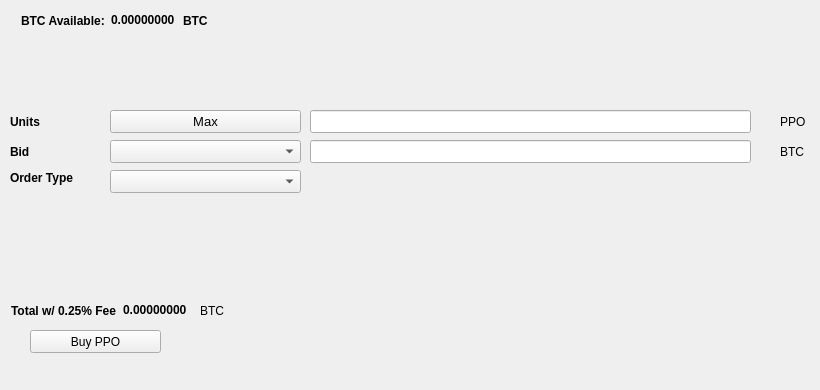
   <widget class="QWidget" name="BuyTab">
    <attribute name="title">
     <string>Buy</string>
    </attribute>
    <widget class="QPushButton" name="BuyPPO">
     <property name="geometry">
      <rect>
       <x>30</x>
       <y>330</y>
       <width>131</width>
       <height>23</height>
      </rect>
     </property>
     <property name="text">
      <string>Buy PPO</string>
     </property>
     <property name="icon">
      <iconset resource="../ppo.qrc">
       <normaloff>:/icons/bitcoin</normaloff>:/icons/bitcoin</iconset>
     </property>
    </widget>
    <widget class="QLabel" name="label_3">
     <property name="geometry">
      <rect>
       <x>10</x>
       <y>110</y>
       <width>46</width>
       <height>23</height>
      </rect>
     </property>
     <property name="font">
      <font>
       <weight>75</weight>
       <bold>true</bold>
      </font>
     </property>
     <property name="text">
      <string>Units</string>
     </property>
    </widget>
    <widget class="QLineEdit" name="UnitsInput">
     <property name="geometry">
      <rect>
       <x>310</x>
       <y>110</y>
       <width>441</width>
       <height>23</height>
      </rect>
     </property>
     <property name="font">
      <font>
       <pointsize>9</pointsize>
       <weight>75</weight>
       <bold>true</bold>
      </font>
     </property>
    </widget>
    <widget class="QLineEdit" name="BuyBidPriceEdit">
     <property name="geometry">
      <rect>
       <x>310</x>
       <y>140</y>
       <width>441</width>
       <height>23</height>
      </rect>
     </property>
     <property name="font">
      <font>
       <pointsize>9</pointsize>
       <weight>75</weight>
       <bold>true</bold>
      </font>
     </property>
    </widget>
    <widget class="QLabel" name="label_4">
     <property name="geometry">
      <rect>
       <x>780</x>
       <y>110</y>
       <width>31</width>
       <height>23</height>
      </rect>
     </property>
     <property name="text">
      <string>PPO</string>
     </property>
    </widget>
    <widget class="QLabel" name="label_5">
     <property name="geometry">
      <rect>
       <x>780</x>
       <y>140</y>
       <width>31</width>
       <height>23</height>
      </rect>
     </property>
     <property name="text">
      <string>BTC</string>
     </property>
    </widget>
    <widget class="QLabel" name="label_6">
     <property name="geometry">
      <rect>
       <x>10</x>
       <y>140</y>
       <width>46</width>
       <height>23</height>
      </rect>
     </property>
     <property name="font">
      <font>
       <weight>75</weight>
       <bold>true</bold>
      </font>
     </property>
     <property name="text">
      <string>Bid</string>
     </property>
    </widget>
    <widget class="QLabel" name="label_7">
     <property name="geometry">
      <rect>
       <x>10</x>
       <y>170</y>
       <width>91</width>
       <height>16</height>
      </rect>
     </property>
     <property name="font">
      <font>
       <weight>75</weight>
       <bold>true</bold>
      </font>
     </property>
     <property name="text">
      <string>Order Type</string>
     </property>
    </widget>
    <widget class="QPushButton" name="Buy_Max_Amount">
     <property name="geometry">
      <rect>
       <x>110</x>
       <y>110</y>
       <width>191</width>
       <height>23</height>
      </rect>
     </property>
     <property name="font">
      <font>
       <pointsize>10</pointsize>
      </font>
     </property>
     <property name="text">
      <string>Max</string>
     </property>
    </widget>
    <widget class="QComboBox" name="BuyBidcomboBox">
     <property name="geometry">
      <rect>
       <x>110</x>
       <y>140</y>
       <width>191</width>
       <height>23</height>
      </rect>
     </property>
     <property name="font">
      <font>
       <pointsize>10</pointsize>
      </font>
     </property>
    </widget>
    <widget class="QComboBox" name="buyOrdertypeCombo">
     <property name="geometry">
      <rect>
       <x>110</x>
       <y>170</y>
       <width>191</width>
       <height>23</height>
      </rect>
     </property>
     <property name="font">
      <font>
       <pointsize>10</pointsize>
      </font>
     </property>
    </widget>
    <widget class="QWidget" name="layoutWidget1">
     <property name="geometry">
      <rect>
       <x>21</x>
       <y>11</y>
       <width>227</width>
       <height>19</height>
      </rect>
     </property>
     <layout class="QHBoxLayout" name="horizontalLayout_3">
      <item>
       <widget class="QLabel" name="label232">
        <property name="font">
         <font>
          <weight>75</weight>
          <bold>true</bold>
         </font>
        </property>
        <property name="text">
         <string>BTC Available:</string>
        </property>
       </widget>
      </item>
      <item>
       <widget class="QLabel" name="BtcAvailableLbl">
        <property name="palette">
         <palette>
          <active>
           <colorrole role="WindowText">
            <brush brushstyle="SolidPattern">
             <color alpha="255">
              <red>0</red>
              <green>0</green>
              <blue>0</blue>
             </color>
            </brush>
           </colorrole>
           <colorrole role="Button">
            <brush brushstyle="SolidPattern">
             <color alpha="255">
              <red>0</red>
              <green>170</green>
              <blue>0</blue>
             </color>
            </brush>
           </colorrole>
           <colorrole role="Light">
            <brush brushstyle="SolidPattern">
             <color alpha="255">
              <red>0</red>
              <green>255</green>
              <blue>0</blue>
             </color>
            </brush>
           </colorrole>
           <colorrole role="Midlight">
            <brush brushstyle="SolidPattern">
             <color alpha="255">
              <red>0</red>
              <green>212</green>
              <blue>0</blue>
             </color>
            </brush>
           </colorrole>
           <colorrole role="Dark">
            <brush brushstyle="SolidPattern">
             <color alpha="255">
              <red>0</red>
              <green>85</green>
              <blue>0</blue>
             </color>
            </brush>
           </colorrole>
           <colorrole role="Mid">
            <brush brushstyle="SolidPattern">
             <color alpha="255">
              <red>0</red>
              <green>113</green>
              <blue>0</blue>
             </color>
            </brush>
           </colorrole>
           <colorrole role="Text">
            <brush brushstyle="SolidPattern">
             <color alpha="255">
              <red>0</red>
              <green>170</green>
              <blue>0</blue>
             </color>
            </brush>
           </colorrole>
           <colorrole role="BrightText">
            <brush brushstyle="SolidPattern">
             <color alpha="255">
              <red>255</red>
              <green>255</green>
              <blue>255</blue>
             </color>
            </brush>
           </colorrole>
           <colorrole role="ButtonText">
            <brush brushstyle="SolidPattern">
             <color alpha="255">
              <red>0</red>
              <green>0</green>
              <blue>0</blue>
             </color>
            </brush>
           </colorrole>
           <colorrole role="Base">
            <brush brushstyle="SolidPattern">
             <color alpha="255">
              <red>255</red>
              <green>255</green>
              <blue>255</blue>
             </color>
            </brush>
           </colorrole>
           <colorrole role="Window">
            <brush brushstyle="SolidPattern">
             <color alpha="255">
              <red>0</red>
              <green>170</green>
              <blue>0</blue>
             </color>
            </brush>
           </colorrole>
           <colorrole role="Shadow">
            <brush brushstyle="SolidPattern">
             <color alpha="255">
              <red>0</red>
              <green>0</green>
              <blue>0</blue>
             </color>
            </brush>
           </colorrole>
           <colorrole role="AlternateBase">
            <brush brushstyle="SolidPattern">
             <color alpha="255">
              <red>127</red>
              <green>212</green>
              <blue>127</blue>
             </color>
            </brush>
           </colorrole>
           <colorrole role="ToolTipBase">
            <brush brushstyle="SolidPattern">
             <color alpha="255">
              <red>255</red>
              <green>255</green>
              <blue>220</blue>
             </color>
            </brush>
           </colorrole>
           <colorrole role="ToolTipText">
            <brush brushstyle="SolidPattern">
             <color alpha="255">
              <red>0</red>
              <green>0</green>
              <blue>0</blue>
             </color>
            </brush>
           </colorrole>
          </active>
          <inactive>
           <colorrole role="WindowText">
            <brush brushstyle="SolidPattern">
             <color alpha="255">
              <red>0</red>
              <green>0</green>
              <blue>0</blue>
             </color>
            </brush>
           </colorrole>
           <colorrole role="Button">
            <brush brushstyle="SolidPattern">
             <color alpha="255">
              <red>0</red>
              <green>170</green>
              <blue>0</blue>
             </color>
            </brush>
           </colorrole>
           <colorrole role="Light">
            <brush brushstyle="SolidPattern">
             <color alpha="255">
              <red>0</red>
              <green>255</green>
              <blue>0</blue>
             </color>
            </brush>
           </colorrole>
           <colorrole role="Midlight">
            <brush brushstyle="SolidPattern">
             <color alpha="255">
              <red>0</red>
              <green>212</green>
              <blue>0</blue>
             </color>
            </brush>
           </colorrole>
           <colorrole role="Dark">
            <brush brushstyle="SolidPattern">
             <color alpha="255">
              <red>0</red>
              <green>85</green>
              <blue>0</blue>
             </color>
            </brush>
           </colorrole>
           <colorrole role="Mid">
            <brush brushstyle="SolidPattern">
             <color alpha="255">
              <red>0</red>
              <green>113</green>
              <blue>0</blue>
             </color>
            </brush>
           </colorrole>
           <colorrole role="Text">
            <brush brushstyle="SolidPattern">
             <color alpha="255">
              <red>0</red>
              <green>170</green>
              <blue>0</blue>
             </color>
            </brush>
           </colorrole>
           <colorrole role="BrightText">
            <brush brushstyle="SolidPattern">
             <color alpha="255">
              <red>255</red>
              <green>255</green>
              <blue>255</blue>
             </color>
            </brush>
           </colorrole>
           <colorrole role="ButtonText">
            <brush brushstyle="SolidPattern">
             <color alpha="255">
              <red>0</red>
              <green>0</green>
              <blue>0</blue>
             </color>
            </brush>
           </colorrole>
           <colorrole role="Base">
            <brush brushstyle="SolidPattern">
             <color alpha="255">
              <red>255</red>
              <green>255</green>
              <blue>255</blue>
             </color>
            </brush>
           </colorrole>
           <colorrole role="Window">
            <brush brushstyle="SolidPattern">
             <color alpha="255">
              <red>0</red>
              <green>170</green>
              <blue>0</blue>
             </color>
            </brush>
           </colorrole>
           <colorrole role="Shadow">
            <brush brushstyle="SolidPattern">
             <color alpha="255">
              <red>0</red>
              <green>0</green>
              <blue>0</blue>
             </color>
            </brush>
           </colorrole>
           <colorrole role="AlternateBase">
            <brush brushstyle="SolidPattern">
             <color alpha="255">
              <red>127</red>
              <green>212</green>
              <blue>127</blue>
             </color>
            </brush>
           </colorrole>
           <colorrole role="ToolTipBase">
            <brush brushstyle="SolidPattern">
             <color alpha="255">
              <red>255</red>
              <green>255</green>
              <blue>220</blue>
             </color>
            </brush>
           </colorrole>
           <colorrole role="ToolTipText">
            <brush brushstyle="SolidPattern">
             <color alpha="255">
              <red>0</red>
              <green>0</green>
              <blue>0</blue>
             </color>
            </brush>
           </colorrole>
          </inactive>
          <disabled>
           <colorrole role="WindowText">
            <brush brushstyle="SolidPattern">
             <color alpha="255">
              <red>0</red>
              <green>85</green>
              <blue>0</blue>
             </color>
            </brush>
           </colorrole>
           <colorrole role="Button">
            <brush brushstyle="SolidPattern">
             <color alpha="255">
              <red>0</red>
              <green>170</green>
              <blue>0</blue>
             </color>
            </brush>
           </colorrole>
           <colorrole role="Light">
            <brush brushstyle="SolidPattern">
             <color alpha="255">
              <red>0</red>
              <green>255</green>
              <blue>0</blue>
             </color>
            </brush>
           </colorrole>
           <colorrole role="Midlight">
            <brush brushstyle="SolidPattern">
             <color alpha="255">
              <red>0</red>
              <green>212</green>
              <blue>0</blue>
             </color>
            </brush>
           </colorrole>
           <colorrole role="Dark">
            <brush brushstyle="SolidPattern">
             <color alpha="255">
              <red>0</red>
              <green>85</green>
              <blue>0</blue>
             </color>
            </brush>
           </colorrole>
           <colorrole role="Mid">
            <brush brushstyle="SolidPattern">
             <color alpha="255">
              <red>0</red>
              <green>113</green>
              <blue>0</blue>
             </color>
            </brush>
           </colorrole>
           <colorrole role="Text">
            <brush brushstyle="SolidPattern">
             <color alpha="255">
              <red>0</red>
              <green>85</green>
              <blue>0</blue>
             </color>
            </brush>
           </colorrole>
           <colorrole role="BrightText">
            <brush brushstyle="SolidPattern">
             <color alpha="255">
              <red>255</red>
              <green>255</green>
              <blue>255</blue>
             </color>
            </brush>
           </colorrole>
           <colorrole role="ButtonText">
            <brush brushstyle="SolidPattern">
             <color alpha="255">
              <red>0</red>
              <green>85</green>
              <blue>0</blue>
             </color>
            </brush>
           </colorrole>
           <colorrole role="Base">
            <brush brushstyle="SolidPattern">
             <color alpha="255">
              <red>0</red>
              <green>170</green>
              <blue>0</blue>
             </color>
            </brush>
           </colorrole>
           <colorrole role="Window">
            <brush brushstyle="SolidPattern">
             <color alpha="255">
              <red>0</red>
              <green>170</green>
              <blue>0</blue>
             </color>
            </brush>
           </colorrole>
           <colorrole role="Shadow">
            <brush brushstyle="SolidPattern">
             <color alpha="255">
              <red>0</red>
              <green>0</green>
              <blue>0</blue>
             </color>
            </brush>
           </colorrole>
           <colorrole role="AlternateBase">
            <brush brushstyle="SolidPattern">
             <color alpha="255">
              <red>0</red>
              <green>170</green>
              <blue>0</blue>
             </color>
            </brush>
           </colorrole>
           <colorrole role="ToolTipBase">
            <brush brushstyle="SolidPattern">
             <color alpha="255">
              <red>255</red>
              <green>255</green>
              <blue>220</blue>
             </color>
            </brush>
           </colorrole>
           <colorrole role="ToolTipText">
            <brush brushstyle="SolidPattern">
             <color alpha="255">
              <red>0</red>
              <green>0</green>
              <blue>0</blue>
             </color>
            </brush>
           </colorrole>
          </disabled>
         </palette>
        </property>
        <property name="font">
         <font>
          <weight>75</weight>
          <bold>true</bold>
         </font>
        </property>
        <property name="text">
         <string>0.00000000</string>
        </property>
        <property name="textInteractionFlags">
         <set>Qt::LinksAccessibleByMouse|Qt::TextSelectableByKeyboard|Qt::TextSelectableByMouse</set>
        </property>
       </widget>
      </item>
      <item>
       <widget class="QLabel" name="BtcAvailableLbl_2">
        <property name="font">
         <font>
          <weight>75</weight>
          <bold>true</bold>
         </font>
        </property>
        <property name="text">
         <string>BTC</string>
        </property>
       </widget>
      </item>
     </layout>
    </widget>
    <widget class="QWidget" name="layoutWidge2">
     <property name="geometry">
      <rect>
       <x>11</x>
       <y>301</y>
       <width>259</width>
       <height>19</height>
      </rect>
     </property>
     <layout class="QHBoxLayout" name="horizontalLayout_4">
      <item>
       <widget class="QLabel" name="label_9">
        <property name="font">
         <font>
          <weight>75</weight>
          <bold>true</bold>
         </font>
        </property>
        <property name="text">
         <string>Total w/ 0.25% Fee</string>
        </property>
       </widget>
      </item>
      <item>
       <widget class="QLabel" name="BuyCostLabel">
        <property name="palette">
         <palette>
          <active>
           <colorrole role="WindowText">
            <brush brushstyle="SolidPattern">
             <color alpha="255">
              <red>0</red>
              <green>0</green>
              <blue>0</blue>
             </color>
            </brush>
           </colorrole>
           <colorrole role="Button">
            <brush brushstyle="SolidPattern">
             <color alpha="255">
              <red>0</red>
              <green>170</green>
              <blue>0</blue>
             </color>
            </brush>
           </colorrole>
           <colorrole role="Light">
            <brush brushstyle="SolidPattern">
             <color alpha="255">
              <red>0</red>
              <green>255</green>
              <blue>0</blue>
             </color>
            </brush>
           </colorrole>
           <colorrole role="Midlight">
            <brush brushstyle="SolidPattern">
             <color alpha="255">
              <red>0</red>
              <green>212</green>
              <blue>0</blue>
             </color>
            </brush>
           </colorrole>
           <colorrole role="Dark">
            <brush brushstyle="SolidPattern">
             <color alpha="255">
              <red>0</red>
              <green>85</green>
              <blue>0</blue>
             </color>
            </brush>
           </colorrole>
           <colorrole role="Mid">
            <brush brushstyle="SolidPattern">
             <color alpha="255">
              <red>0</red>
              <green>113</green>
              <blue>0</blue>
             </color>
            </brush>
           </colorrole>
           <colorrole role="Text">
            <brush brushstyle="SolidPattern">
             <color alpha="255">
              <red>0</red>
              <green>170</green>
              <blue>0</blue>
             </color>
            </brush>
           </colorrole>
           <colorrole role="BrightText">
            <brush brushstyle="SolidPattern">
             <color alpha="255">
              <red>255</red>
              <green>255</green>
              <blue>255</blue>
             </color>
            </brush>
           </colorrole>
           <colorrole role="ButtonText">
            <brush brushstyle="SolidPattern">
             <color alpha="255">
              <red>0</red>
              <green>0</green>
              <blue>0</blue>
             </color>
            </brush>
           </colorrole>
           <colorrole role="Base">
            <brush brushstyle="SolidPattern">
             <color alpha="255">
              <red>255</red>
              <green>255</green>
              <blue>255</blue>
             </color>
            </brush>
           </colorrole>
           <colorrole role="Window">
            <brush brushstyle="SolidPattern">
             <color alpha="255">
              <red>0</red>
              <green>170</green>
              <blue>0</blue>
             </color>
            </brush>
           </colorrole>
           <colorrole role="Shadow">
            <brush brushstyle="SolidPattern">
             <color alpha="255">
              <red>0</red>
              <green>0</green>
              <blue>0</blue>
             </color>
            </brush>
           </colorrole>
           <colorrole role="AlternateBase">
            <brush brushstyle="SolidPattern">
             <color alpha="255">
              <red>127</red>
              <green>212</green>
              <blue>127</blue>
             </color>
            </brush>
           </colorrole>
           <colorrole role="ToolTipBase">
            <brush brushstyle="SolidPattern">
             <color alpha="255">
              <red>255</red>
              <green>255</green>
              <blue>220</blue>
             </color>
            </brush>
           </colorrole>
           <colorrole role="ToolTipText">
            <brush brushstyle="SolidPattern">
             <color alpha="255">
              <red>0</red>
              <green>0</green>
              <blue>0</blue>
             </color>
            </brush>
           </colorrole>
          </active>
          <inactive>
           <colorrole role="WindowText">
            <brush brushstyle="SolidPattern">
             <color alpha="255">
              <red>0</red>
              <green>0</green>
              <blue>0</blue>
             </color>
            </brush>
           </colorrole>
           <colorrole role="Button">
            <brush brushstyle="SolidPattern">
             <color alpha="255">
              <red>0</red>
              <green>170</green>
              <blue>0</blue>
             </color>
            </brush>
           </colorrole>
           <colorrole role="Light">
            <brush brushstyle="SolidPattern">
             <color alpha="255">
              <red>0</red>
              <green>255</green>
              <blue>0</blue>
             </color>
            </brush>
           </colorrole>
           <colorrole role="Midlight">
            <brush brushstyle="SolidPattern">
             <color alpha="255">
              <red>0</red>
              <green>212</green>
              <blue>0</blue>
             </color>
            </brush>
           </colorrole>
           <colorrole role="Dark">
            <brush brushstyle="SolidPattern">
             <color alpha="255">
              <red>0</red>
              <green>85</green>
              <blue>0</blue>
             </color>
            </brush>
           </colorrole>
           <colorrole role="Mid">
            <brush brushstyle="SolidPattern">
             <color alpha="255">
              <red>0</red>
              <green>113</green>
              <blue>0</blue>
             </color>
            </brush>
           </colorrole>
           <colorrole role="Text">
            <brush brushstyle="SolidPattern">
             <color alpha="255">
              <red>0</red>
              <green>170</green>
              <blue>0</blue>
             </color>
            </brush>
           </colorrole>
           <colorrole role="BrightText">
            <brush brushstyle="SolidPattern">
             <color alpha="255">
              <red>255</red>
              <green>255</green>
              <blue>255</blue>
             </color>
            </brush>
           </colorrole>
           <colorrole role="ButtonText">
            <brush brushstyle="SolidPattern">
             <color alpha="255">
              <red>0</red>
              <green>0</green>
              <blue>0</blue>
             </color>
            </brush>
           </colorrole>
           <colorrole role="Base">
            <brush brushstyle="SolidPattern">
             <color alpha="255">
              <red>255</red>
              <green>255</green>
              <blue>255</blue>
             </color>
            </brush>
           </colorrole>
           <colorrole role="Window">
            <brush brushstyle="SolidPattern">
             <color alpha="255">
              <red>0</red>
              <green>170</green>
              <blue>0</blue>
             </color>
            </brush>
           </colorrole>
           <colorrole role="Shadow">
            <brush brushstyle="SolidPattern">
             <color alpha="255">
              <red>0</red>
              <green>0</green>
              <blue>0</blue>
             </color>
            </brush>
           </colorrole>
           <colorrole role="AlternateBase">
            <brush brushstyle="SolidPattern">
             <color alpha="255">
              <red>127</red>
              <green>212</green>
              <blue>127</blue>
             </color>
            </brush>
           </colorrole>
           <colorrole role="ToolTipBase">
            <brush brushstyle="SolidPattern">
             <color alpha="255">
              <red>255</red>
              <green>255</green>
              <blue>220</blue>
             </color>
            </brush>
           </colorrole>
           <colorrole role="ToolTipText">
            <brush brushstyle="SolidPattern">
             <color alpha="255">
              <red>0</red>
              <green>0</green>
              <blue>0</blue>
             </color>
            </brush>
           </colorrole>
          </inactive>
          <disabled>
           <colorrole role="WindowText">
            <brush brushstyle="SolidPattern">
             <color alpha="255">
              <red>0</red>
              <green>85</green>
              <blue>0</blue>
             </color>
            </brush>
           </colorrole>
           <colorrole role="Button">
            <brush brushstyle="SolidPattern">
             <color alpha="255">
              <red>0</red>
              <green>170</green>
              <blue>0</blue>
             </color>
            </brush>
           </colorrole>
           <colorrole role="Light">
            <brush brushstyle="SolidPattern">
             <color alpha="255">
              <red>0</red>
              <green>255</green>
              <blue>0</blue>
             </color>
            </brush>
           </colorrole>
           <colorrole role="Midlight">
            <brush brushstyle="SolidPattern">
             <color alpha="255">
              <red>0</red>
              <green>212</green>
              <blue>0</blue>
             </color>
            </brush>
           </colorrole>
           <colorrole role="Dark">
            <brush brushstyle="SolidPattern">
             <color alpha="255">
              <red>0</red>
              <green>85</green>
              <blue>0</blue>
             </color>
            </brush>
           </colorrole>
           <colorrole role="Mid">
            <brush brushstyle="SolidPattern">
             <color alpha="255">
              <red>0</red>
              <green>113</green>
              <blue>0</blue>
             </color>
            </brush>
           </colorrole>
           <colorrole role="Text">
            <brush brushstyle="SolidPattern">
             <color alpha="255">
              <red>0</red>
              <green>85</green>
              <blue>0</blue>
             </color>
            </brush>
           </colorrole>
           <colorrole role="BrightText">
            <brush brushstyle="SolidPattern">
             <color alpha="255">
              <red>255</red>
              <green>255</green>
              <blue>255</blue>
             </color>
            </brush>
           </colorrole>
           <colorrole role="ButtonText">
            <brush brushstyle="SolidPattern">
             <color alpha="255">
              <red>0</red>
              <green>85</green>
              <blue>0</blue>
             </color>
            </brush>
           </colorrole>
           <colorrole role="Base">
            <brush brushstyle="SolidPattern">
             <color alpha="255">
              <red>0</red>
              <green>170</green>
              <blue>0</blue>
             </color>
            </brush>
           </colorrole>
           <colorrole role="Window">
            <brush brushstyle="SolidPattern">
             <color alpha="255">
              <red>0</red>
              <green>170</green>
              <blue>0</blue>
             </color>
            </brush>
           </colorrole>
           <colorrole role="Shadow">
            <brush brushstyle="SolidPattern">
             <color alpha="255">
              <red>0</red>
              <green>0</green>
              <blue>0</blue>
             </color>
            </brush>
           </colorrole>
           <colorrole role="AlternateBase">
            <brush brushstyle="SolidPattern">
             <color alpha="255">
              <red>0</red>
              <green>170</green>
              <blue>0</blue>
             </color>
            </brush>
           </colorrole>
           <colorrole role="ToolTipBase">
            <brush brushstyle="SolidPattern">
             <color alpha="255">
              <red>255</red>
              <green>255</green>
              <blue>220</blue>
             </color>
            </brush>
           </colorrole>
           <colorrole role="ToolTipText">
            <brush brushstyle="SolidPattern">
             <color alpha="255">
              <red>0</red>
              <green>0</green>
              <blue>0</blue>
             </color>
            </brush>
           </colorrole>
          </disabled>
         </palette>
        </property>
        <property name="font">
         <font>
          <weight>75</weight>
          <bold>true</bold>
         </font>
        </property>
        <property name="autoFillBackground">
         <bool>false</bool>
        </property>
        <property name="text">
         <string>0.00000000</string>
        </property>
        <property name="textInteractionFlags">
         <set>Qt::LinksAccessibleByMouse|Qt::TextSelectableByMouse</set>
        </property>
       </widget>
      </item>
      <item>
       <widget class="QLabel" name="label_10">
        <property name="font">
         <font>
          <weight>50</weight>
          <bold>false</bold>
         </font>
        </property>
        <property name="text">
         <string>BTC</string>
        </property>
       </widget>
      </item>
     </layout>
    </widget>
    <widget class="QLabel" name="label_24">
     <property name="geometry">
      <rect>
       <x>460</x>
       <y>300</y>
       <width>281</width>
       <height>81</height>
      </rect>
     </property>
     <property name="text">
      <string/>
     </property>
     <property name="pixmap">
      <pixmap>:/images/bittrex</pixmap>
     </property>
    </widget>
   </widget>
